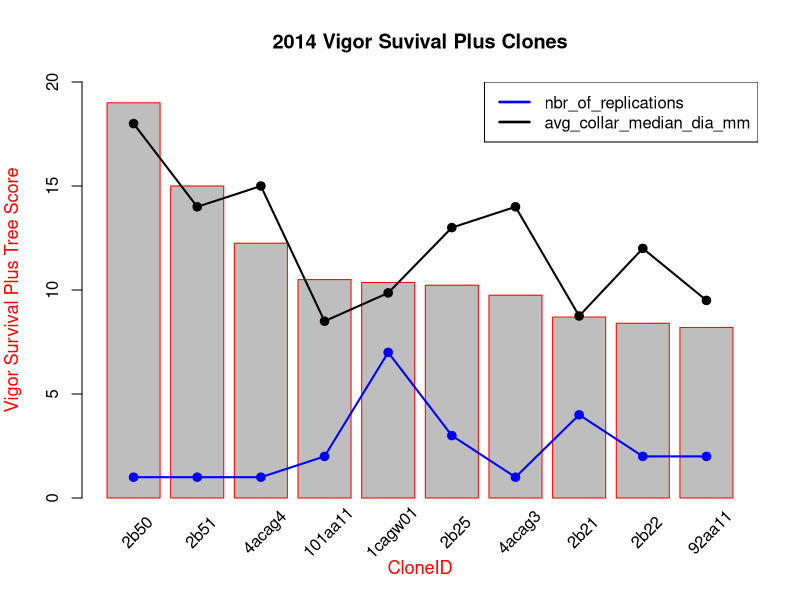

Generate this figure with R:
#!/usr/bin/Rscript
print("Usage: ./sriptName.r")
print("R batch mode file for Linux. A conventional Bar chart with angled X axis labels") 
print("See ../docs/README-RScripts.md for usage details")
print("This program is copyrighted under the MIT license.  See: https://github.com/pmcgover/24dev-demo/blob/master/LICENSE")

# Load CSV data file with a header 
d1 <- read.csv(file="../input/top10_vw_nursery_cuttings_2014.csv",head=T,sep=",")
# You MUST load the output 
# png(filename="top10_vw_nursery_cuttings_2014.png", height=768, width=1024, bg="white") # A larger image that shows all X value labels
png(filename="../output/top10-2014-clones-AngledXaxis.png") # Smaller image that requires angled labels

# Load the data into a barplot 
mp <- barplot(d1$VS_and_PlusTrees, ylim=c(0,20), main="2014 Vigor Suvival Plus Clones", xlab="CloneID", 
      ylab="Vigor Survival Plus Tree Score", border='red', pch=19, col.lab="red", cex.lab=1.1)

# Clear the X axis and labels from the parameter list
par(xaxt="n") 
# Set the X axis via the mp barplot but no labels 
axis(1,at=mp,labels=FALSE)
# Reset the X axis labels and add a 45 degree angle
text(mp, -1, 10, labels=d1$Clone_ID, srt = 45, pos=1 , xpd=TRUE)

# Add data lines to provide context
lines(mp,d1$nbr_of_replications,type="o",pch=19,lwd=2,col="blue")
lines(mp,d1$avg_collar_median_dia_mm,type="o",pch=19,lwd=2,col="black")
# Add a legend for the above lines
legend("topright", c("nbr_of_replications", "avg_collar_median_dia_mm"), lty=c(1,1), lwd=c(2.5,2.5), col=c("blue","black"))

# Shut down the graphics device and suppress the null device output message
garbage <- dev.off()


